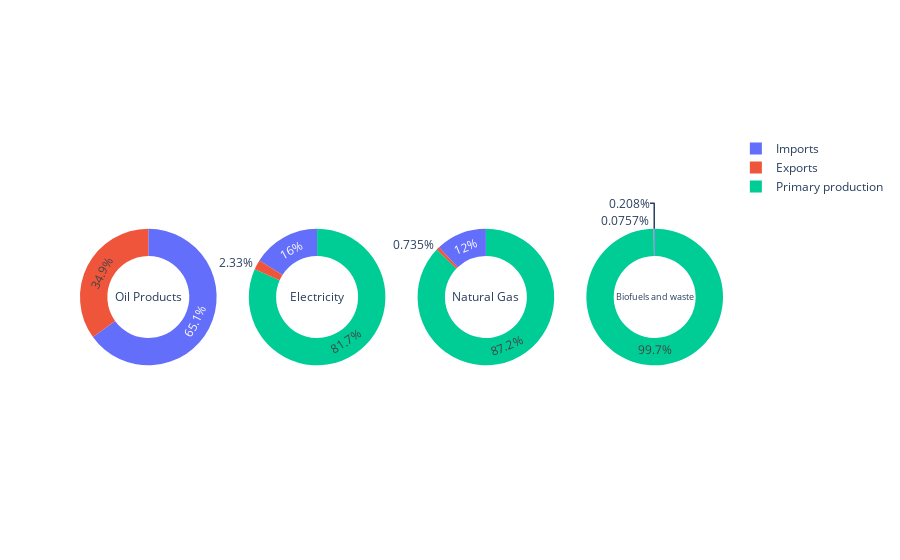

The code cell stored with this chart in its notebook:
### Code cell


### Figure 1 — Plotly figure (JSON) as saved in the notebook; plotly's stock layout.template omitted (floating-point values rounded to 4 significant figures)
{"data": [{"domain": {"x": [0, 0.2125], "y": [0, 1]}, "hole": 0.6, "hoverinfo": "label+percent", "labels": ["Imports", "Exports"], "title": {"text": "Oil Products"}, "type": "pie", "values": [3119000.0, 1675000.0]}, {"domain": {"x": [0.2625, 0.475], "y": [0, 1]}, "hole": 0.6, "hoverinfo": "label+percent", "labels": ["Primary production", "Imports", "Exports"], "title": {"text": "Electricity"}, "type": "pie", "values": [958518, 188028, 27330.0]}, {"domain": {"x": [0.525, 0.7375], "y": [0, 1]}, "hole": 0.6, "hoverinfo": "label+percent", "labels": ["Primary production", "Imports", "Exports"], "title": {"text": "Natural Gas"}, "type": "pie", "values": [18430000.0, 2546000.0, 155300.0]}, {"domain": {"x": [0.7875, 1], "y": [0, 1]}, "hole": 0.6, "hoverinfo": "label+percent", "labels": ["Primary production", "Imports", "Exports"], "title": {"text": "Biofuels and waste"}, "type": "pie", "values": [2863000.0, 5981.0, 2173.0]}], "layout": {"autosize": true}}
